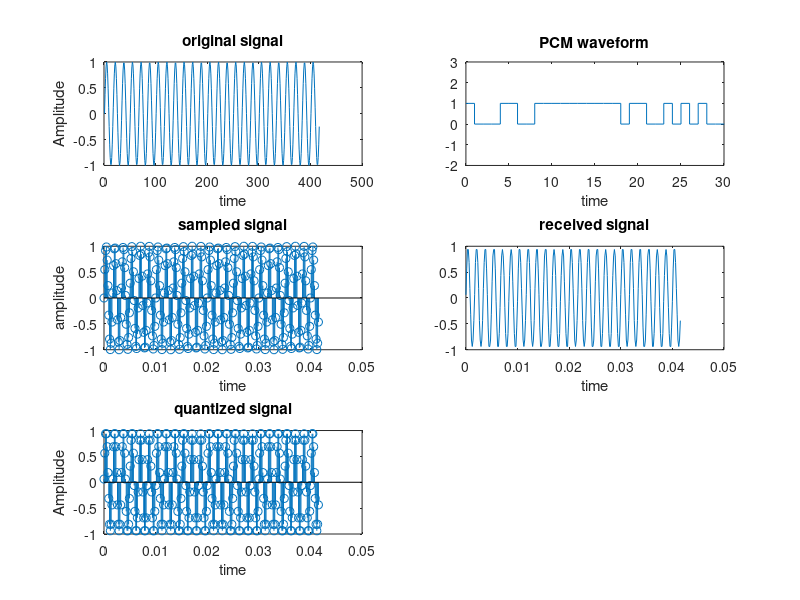

This figure's MATLAB source:
clc;
clear all;
close all
f=600;
t=0:1e-4:25/f;
w=2*pi*f;
sig1=sin(w*t);
figure,
subplot(321);
plot(sig1);
xlabel('time');
title('original signal');
ylabel('Amplitude');

fs=6500;
Ts=1/fs;
t2=0:Ts:25/f;
sig=sin(w*t2);
subplot(323);
stem(t2,sig);
xlabel('time');
title('sampled signal');
ylabel('amplitude');

Vh=max(sig);
Vl=min(sig);
N=4;
M=2^N;
S=(Vh-Vl)/M;
partition=[Vl+S:S:Vh-S];
codebook=[Vl+S/2:S:Vh-S/2];
[index,quantizes_sig,distor]=quantiz(sig,partition,codebook);
subplot(325);
stem(t2,quantizes_sig);
xlabel('time');
title('quantized signal');
ylabel('Amplitude');

codesig=de2bi(index,'left-msb');
codesig=codesig';
txbits=codesig(:);
tt=[0:N*length(t2)-1];
subplot(322);
stairs(tt,txbits);
axis([0 30 -2 3 ]);
xlabel('time');
title('PCM waveform');
rxbits=reshape(txbits,N,length(sig));
rxbits=rxbits';
index1=bi2de(rxbits,'left-msb');
index2=S*index1+Vl+(S/2);
reconstructedsig=index2;
subplot(324);
plot(t2,reconstructedsig);
xlabel('time');
title('received signal');

